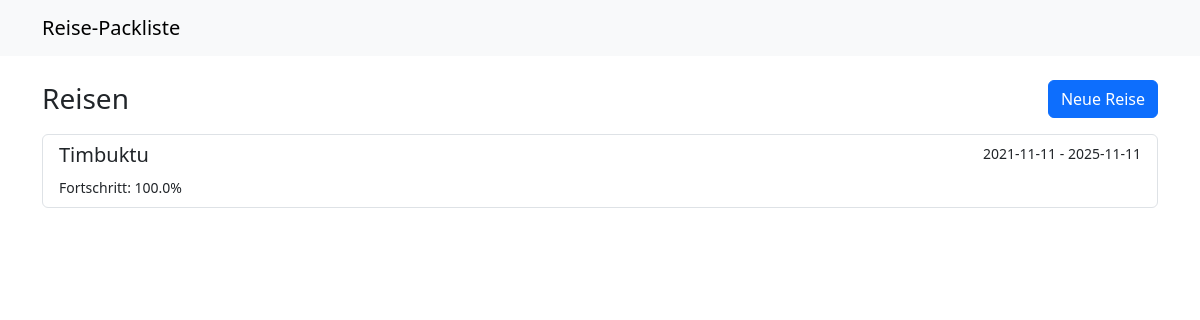
Before: / with the older database file.
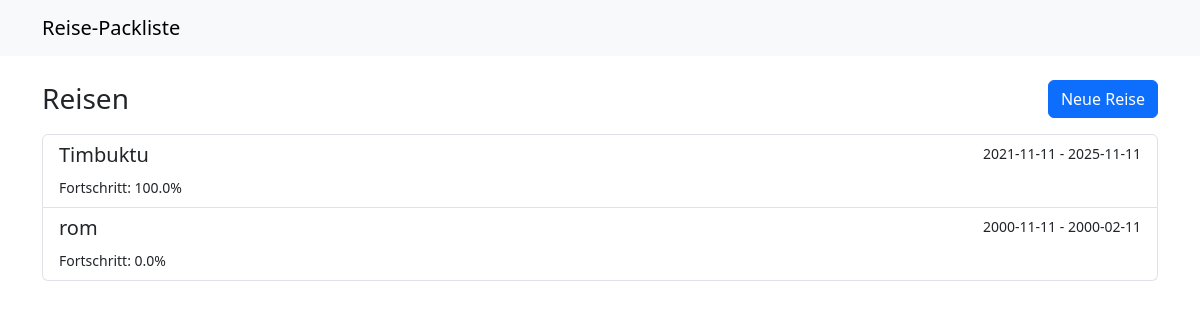
After: the same page with the newer database file.
### main.py (models this page shows)
class BaseModel(Model):
    class Meta:
        database = db

class ReiseModel(BaseModel):
    class Meta:
        table_name = "reisen"
    id = AutoField()
    name = CharField(max_length=200)
    startdatum = DateField()
    enddatum = DateField()
    beschreibung = TextField(default="")
    def fortschritt_berechnen(self) -> float:
        total = sum(len(k.gegenstaende) for k in self.kategorien)
        if total == 0:
            return 0.0
        gepackt = sum(
            sum(1 for g in k.gegenstaende if g.gepackt) for k in self.kategorien
        )
        return round(gepackt / total * 100.0, 2)

class GegenstandModel(BaseModel):
    class Meta:
        table_name = "gegenstaende"
    id = AutoField()
    name = CharField(max_length=200)
    menge = IntegerField(default=1)
    gepackt = BooleanField(default=False)
    kategorie = ForeignKeyField(KategorieModel, backref="gegenstaende", on_delete="CASCADE")

### main.py (the view)
@app.get("/")
def index():
    reisen: List[ReiseModel] = list(ReiseModel.select().order_by(ReiseModel.id))
    return render_template("index.html", reisen=reisen)

### main.py (called while the page is built)
@app.before_request
def _db_connect():
    if db.is_closed():
        db.connect(reuse_if_open=True)

@app.teardown_request
def _db_close(exception=None):
    if not db.is_closed():
        db.close()

### templates/index.html (shortened to what this page needs)
{% extends 'base.html' %}
{% block content %}
<div class="d-flex justify-content-between align-items-center mb-3">
  <h1 class="h3 mb-0">Reisen</h1>
  <a class="btn btn-primary" href="{{ url_for('reise_neu_form') }}">Neue Reise</a>
  </div>
{% if reisen %}
  <div class="list-group">
    {% for reise in reisen %}
      <a class="list-group-item list-group-item-action" href="{{ url_for('reise_detail', reise_id=reise.id) }}">
        <div class="d-flex w-100 justify-content-between">
          <h5 class="mb-1">{{ reise.name }}</h5>
          <small>{{ reise.startdatum }} - {{ reise.enddatum }}</small>
        </div>
        <small>Fortschritt: {{ reise.fortschritt_berechnen() }}%</small>
      </a>
    {% endfor %}
  </div>
{% else %}
  <div class="alert alert-secondary">Noch keine Reisen angelegt.</div>
{% endif %}
{% endblock %}

### templates/base.html (shortened to what this page needs)
<!doctype html>
<html lang="de">
  <head>
    <link href="https://cdn.jsdelivr.net/npm/bootstrap@5.3.3/dist/css/bootstrap.min.css" rel="stylesheet" />
  </head>
  <body>
    <nav class="navbar navbar-expand-lg navbar-light bg-light mb-4">
      <div class="container">
        <a class="navbar-brand" href="{{ url_for('index') }}">Reise-Packliste</a>
      </div>
    </nav>
    <main class="container">
      {% block content %}{% endblock %}
    </main>
  </body>
  </html>

Changed rows visible on the page:
added ReiseModel: name "rom", startdatum "2000-11-11", enddatum "2000-02-11", fortschritt_berechnen "0.0"
